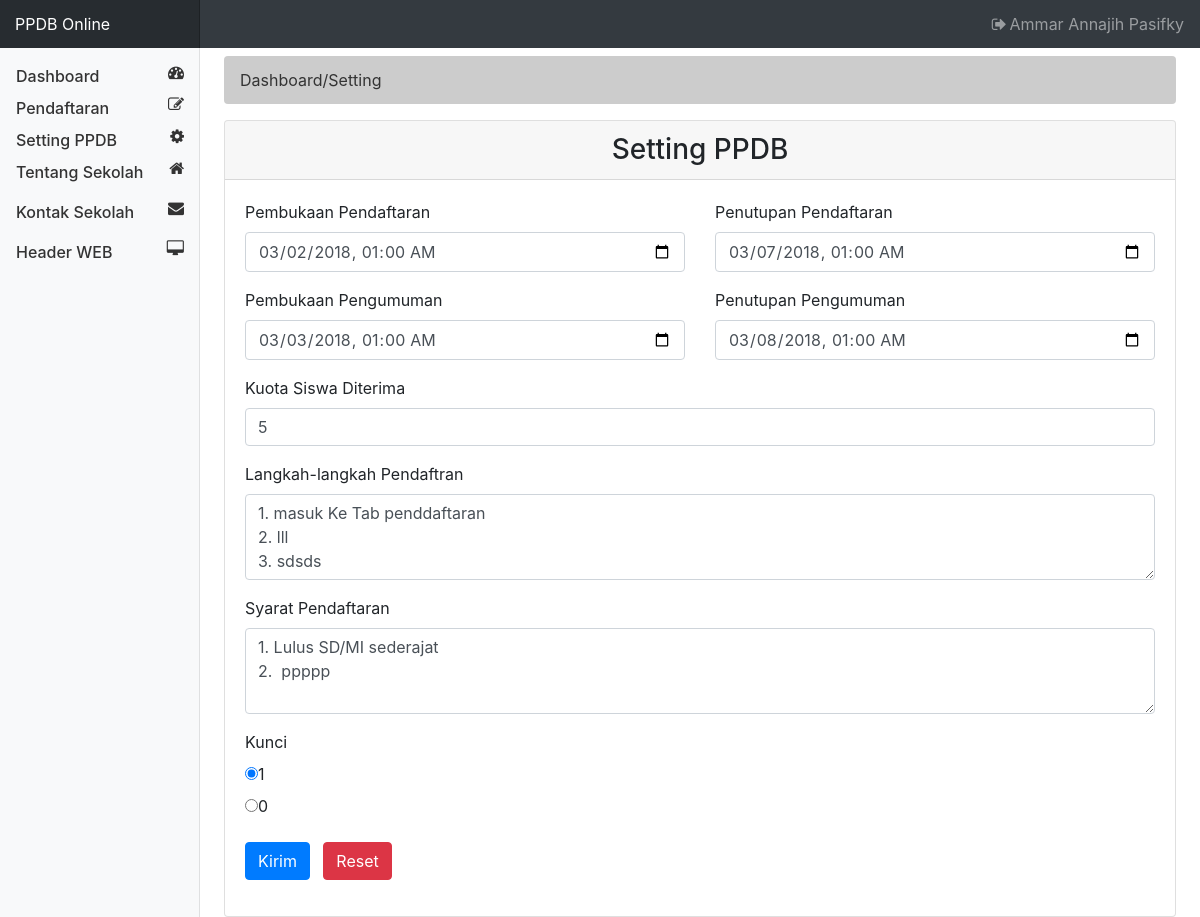
Screenshot of /views/admin/?page=setting (signed in) with the database file from the repository.
### tables this page shows
CREATE TABLE `setting` (
  `id` int(5) NOT NULL,
  `buka_daftar` datetime NOT NULL,
  `tutup_daftar` datetime NOT NULL,
  `buka_pengumuman` datetime NOT NULL,
  `tutup_pengumuman` datetime NOT NULL,
  `kuota` varchar(5) NOT NULL,
  `caradaftar` text NOT NULL,
  `syaratdaftar` text NOT NULL,
  `kunci` enum('1','0') NOT NULL
);

### inc/Database.php (called while the page is built, shortened)
<?php
class Database {
	protected $conn;
	public function __construct($username = "root", $password = "", $host = "localhost", $dbname = "ppdb") {
		try {
			$this->conn = new PDO("mysql:host={$host};dbname={$dbname};charset=utf8", $username, $password);
			$this->conn->setAttribute(PDO::ATTR_ERRMODE, PDO::ERRMODE_EXCEPTION);
			$this->conn->setAttribute(PDO::ATTR_DEFAULT_FETCH_MODE, PDO::FETCH_ASSOC);
		} catch (PDOException $e) {
			throw new Exception($e->getMessage());
		}
	}
	public function select($query, $params = []) {
		try {
			$stmt = $this->conn->prepare($query);
			$stmt->execute($params);
			return $stmt->fetch();
		} catch (PDOException $e) {
			throw new Exception($e->getMessage());
		}
	}
}
?>

### views/admin/pengumuman/form.php (the view, shortened to what this page needs)
<?php
$id = 1;
if (!empty($id)) {
	$row = $db->select("SELECT * FROM setting WHERE id=?", [$id]);
	$buka_daftar = $row['buka_daftar'];
	$tutup_daftar = $row['tutup_daftar'];
	$buka_pengumuman = $row['buka_pengumuman'];
	$tutup_pengumuman = $row['tutup_pengumuman'];
	$kuota = $row['kuota'];
	$cara = $row['caradaftar'];
	$syarat = $row['syaratdaftar'];
	$kunci = $row['kunci'];
}
?>
<section id="breadcrumb">
  <ol class="breadcrumb">
    <li class="active">Dashboard/Setting</li>
  </ol>
</section>
<div class="card">
  <h3 class="card-header text-center">Setting PPDB</h3>
  <div class="card-body">
    <form class="" action="#" method="post" enctype="multipart/form-data">
      <div class="form-group row">
        <div class="col">
          <label>Pembukaan Pendaftaran</label>
          <input type="datetime-local" class="form-control" placeholder="Select tanggal" name="buka_daftar" value="<?php echo $buka_daftar ?>">
        </div>
        <div class="col">
          <label>Penutupan Pendaftaran</label>
          <input type="datetime-local" class="form-control" placeholder="Select tanggal" name="tutup_daftar" value="<?php echo $tutup_daftar ?>">
        </div>
      </div>
      <div class="form-group row">
        <div class="col">
          <label>Pembukaan Pengumuman</label>
          <input type="datetime-local" class="form-control" placeholder="Select tanggal" name="buka_pengumuman" value="<?php echo $buka_pengumuman ?>">
        </div>
        <div class="col">
          <label>Penutupan Pengumuman</label>
          <input type="datetime-local" class="form-control" placeholder="Select tanggal" name="tutup_pengumuman" value="<?php echo $tutup_pengumuman ?>">
        </div>
      </div>
      <div class="form-group">
        <label>Kuota Siswa Diterima</label>
        <input type="number" name="kuota" required="true" class="form-control" placeholder="masuk Jumlah siswa" value="<?php echo $kuota ?>">
      </div>
      <div class="form-group">
        <label for="">Langkah-langkah Pendaftran</label>
        <textarea name="cara" rows="3" rerquired="true" class="form-control" ><?php echo $cara ?></textarea>
      </div>
      <div class="form-group">
        <label for="">Syarat Pendaftaran</label>
        <textarea name="syarat" rows="3" rerquired="true" class="form-control" ><?php echo $syarat ?></textarea>
      </div>
      <div class="form-group">
        <label>Kunci</label>
        <div class="radio">
          <label>
            <input type="radio" name="kunci" id="y" value="1" <?php echo $kunci == "1" ? "checked" : " " ?>>1
          </label>
        </div>
        <div class="radio">
          <label>
            <input type="radio" name="kunci" id="n" value="0" <?php echo $kunci == "0" ? "checked" : " " ?>>0
          </label>
        </div>
      </div>
      <div class="form-group row">
        <div class="col-md-1">
          <button type="submit" name="kirim" class="btn btn-primary">Kirim</button>
        </div>
        <div class="col-md-1">
          <button type="reset" name="reset" class="btn btn-danger">Reset</button>
        </div>
      </div>
    </div>
</div>
</div>

### views/admin/index.php (shortened to what this page needs)
<?php
include_once "../../inc/Database.php";
$db = new Database();
$uid = $_SESSION['uid'];
$siki = $db->select('SELECT * FROM admin where id=?', [$uid]);
$nama = $siki['nama'];
?>
<!DOCTYPE html>
<html>
  <head>
    <link rel="stylesheet" href="../../asset/css/bootstrap.min.css">
    <link rel="stylesheet" href="../../asset/css/style.css">
    <link href="../../asset/font-awesome/css/font-awesome.min.css" rel="stylesheet" type="text/css">
  </head>
  <body>
    <header>
      <nav class="navbar navbar-dark fixed-top bg-dark flex-md-nowrap p-0">
        <a class="navbar-brand col-sm-3 col-md-2 mr-0" href="#">PPDB Online</a>
        <ul class="navbar-nav px-3">
          <li class="nav-item text-nowrap">
            <a class="nav-link" href="../../logout.php"><i class="fa fa-sign-out fa-fw"></i><?php echo $nama ?></a>
          </li>
        </ul>
      </nav>
    </header>
    <div class="container-fluid">
        <div class="row">
          <nav class="col-md-2 d-none d-md-block bg-light sidebar">
            <div class="sidebar-sticky">
              <ul class="nav flex-column">
                <li class="nav-item">
                  <a class="nav-link" href="./?page=dashboard">
                    <i class="fa fa-tachometer float-right
                    "></i><span class="float-left">Dashboard </span>
                  </a>
                </li>
                <li class="nav-item">
                  <a class="nav-link" href="./?page=pendaftar">
                    <i class="fa fa-pencil-square-o float-right
                    "></i><span class="float-left">Pendaftaran</span>
                  </a>
                </li>
                <li class="nav-item">
                  <a class="nav-link" href="./?page=setting">
                    <i class="fa fa-cog float-right
                    "></i><span class="float-left">Setting PPDB</span>
                  </a>
                </li>
                 <li class="nav-item">
                  <a class="nav-link" href="./?page=tentang">
                    <i class="fa fa-home float-right
                    "></i><span class="text-left">Tentang Sekolah</span>
                  </a>
                </li>
                 <li class="nav-item">
                  <a class="nav-link" href="./?page=kontak">
                    <i class="fa fa-envelope float-right
                    "></i><span class="text-left">Kontak Sekolah</span>
                  </a>
                </li>
                <li class="nav-item">
                  <a class="nav-link" href="./?page=header">
                    <i class="fa fa-desktop float-right
                    "></i><span class="text-left">Header WEB</span>
                  </a>
                </li>
              </ul>
            </div>
          </nav>
          <main role="main" class="col-md-9 ml-sm-auto col-lg-10 pt-3 px-4" style="margin-top:40px">
<?php
$page = isset($_GET['page']) ? $_GET['page'] : null;
switch ($page) {
case 'setting':
	include 'pengumuman/form.php';
	break;
}
?>
  </body>
</html>

### asset/css/style.css (style rules this page uses)
.breadcrumb { background: #cccccc; color: #333333; }
.sidebar { position: fixed; top: 0; bottom: 0; left: 0; z-index: 100; padding: 0; box-shadow: inset -1px 0 0 rgba(0, 0, 0, .1); }
.sidebar-sticky { position: -webkit-sticky; position: sticky; top: 48px; height: calc(100vh - 48px); padding-top: .5rem; overflow-x: hidden; overflow-y: auto; }
.sidebar .nav-link { font-weight: 500; color: #333; }
.navbar-brand { padding-top: .75rem; padding-bottom: .75rem; font-size: 1rem; background-color: rgba(0, 0, 0, .25); box-shadow: inset -1px 0 0 rgba(0, 0, 0, .25); }

### rows the page displays
setting: buka_daftar "03/02/2018 01:00", tutup_daftar "03/07/2018 01:00", buka_pengumuman "03/03/2018 01:00", tutup_pengumuman "03/08/2018 01:00", kuota "5", cara "1. masuk Ke Tab penddaftaran 2. lll 3. sdsds", syarat "1. Lulus SD/MI sederajat 2. ppppp", kunci "☑ 1", kunci "☐ 0"

### other values shown
$nama "Ammar Annajih Pasifky"
